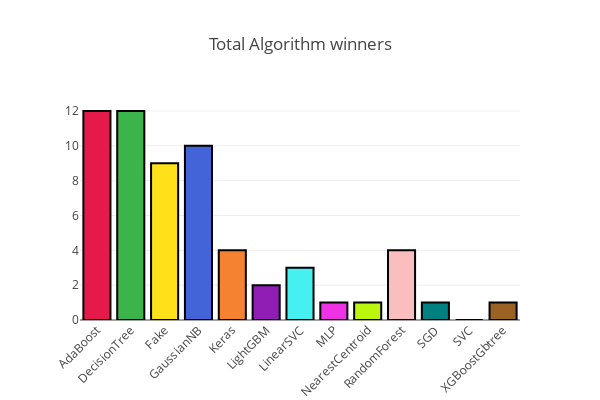

The code cell stored with this chart in its notebook:
### Markdown cell above
# Conclusion
## Free-Form Visualization

### Code cell
freestyle = Freestyle()
freestyle.plot()

### Figure 1 — Plotly figure (JSON) as saved in the notebook; plotly's stock layout.template omitted (floating-point values rounded to 4 significant figures)
{"data": [{"marker": {"color": ["#e6194b", "#3cb44b", "#ffe119", "#4363d8", "#f58231", "#911eb4", "#46f0f0", "#f032e6", "#bcf60c", "#fabebe", "#008080", "#e6beff", "#9a6324"], "line": {"color": "#000000", "width": 2}}, "textfont": {"size": 10}, "type": "bar", "uid": "3894140c-b118-11e8-92fc-fcaa14710b08", "x": ["AdaBoost", "DecisionTree", "Fake", "GaussianNB", "Keras", "LightGBM", "LinearSVC", "MLP", "NearestCentroid", "RandomForest", "SGD", "SVC", "XGBoostGbtree"], "y": [12, 12, 9, 10, 4, 2, 3, 1, 1, 4, 1, 0, 1]}], "layout": {"autosize": false, "height": 400, "title": "Total Algorithm winners", "width": 600, "xaxis": {"tickangle": -45}}}
